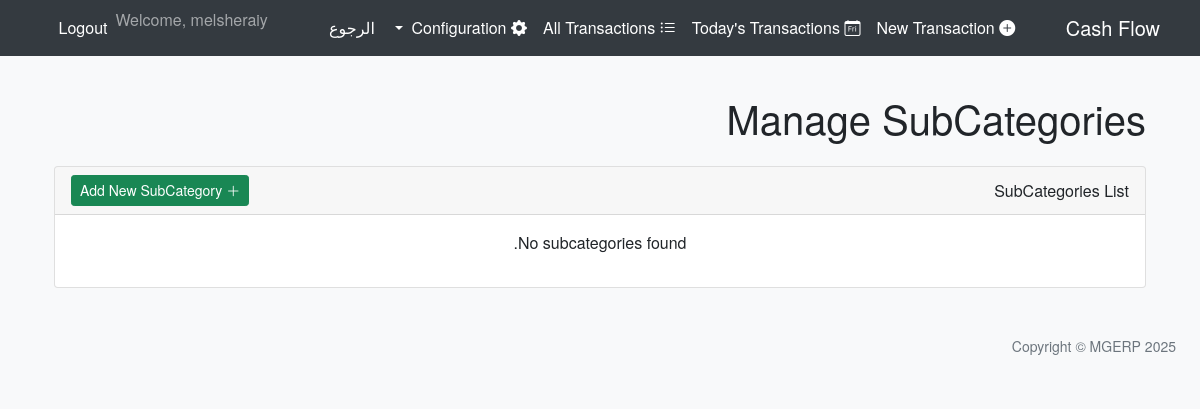
Before: /cashflow/config/subcategories/ (signed in) with the older database file.
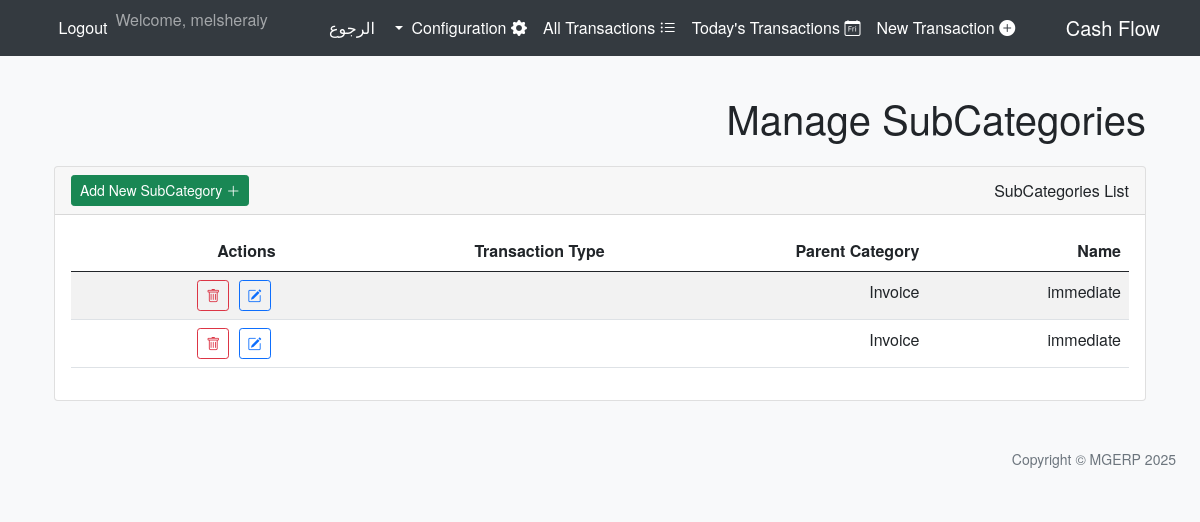
After: the same page with the newer database file.
### cashflow/models.py (models this page shows, shortened)
class SubCategory(models.Model):
    name = models.CharField(max_length=100, verbose_name=_("SubCategory Name"))
    category = models.ForeignKey(Category, on_delete=models.CASCADE, related_name='subcategories', verbose_name=_("Category"))
    class Meta:
        verbose_name = _("SubCategory")
        verbose_name_plural = _("SubCategories")
        unique_together = ('name', 'category')
        ordering = ['category', 'name']

class Category(models.Model):
    TRANSACTION_TYPE_INCOME = 'INCOME'
    TRANSACTION_TYPE_EXPENSE = 'EXPENSE'
    TYPE_CHOICES = [
        (TRANSACTION_TYPE_INCOME, _('Income')),
        (TRANSACTION_TYPE_EXPENSE, _('Expense')),
    ]
    name = models.CharField(max_length=100, verbose_name=_("Category Name"))
    type = models.CharField(
        max_length=10,
        choices=TYPE_CHOICES,
        verbose_name=_("Transaction Type"),
        null=True, # Allow null temporarily
        blank=True # Allow blank in forms temporarily if needed, though primarily for DB
    )
    class Meta:
        verbose_name = _("Category")
        verbose_name_plural = _("Categories")
        ordering = ['type', 'name']

### cashflow/views.py (the view)
# urls.py: path('config/subcategories/', views.SubCategoryListView.as_view(), name='subcategory_list'),
class SubCategoryListView(SuperuserRequiredMixin, ListView):
    model = SubCategory
    template_name = 'cashflow/config/subcategory_list.html'
    context_object_name = 'subcategories'
    paginate_by = 10
    def get_queryset(self):
        return SubCategory.objects.all().select_related('category').order_by('category__type', 'category__name', 'name')

### cashflow/views.py (called while the page is built)
    def test_func(self):
        return self.request.user.is_superuser

### cashflow/templates/cashflow/config/subcategory_list.html (shortened to what this page needs)
{% extends "cashflow/base_cashflow.html" %}
{% load i18n %}
{% block page_title %}{% trans "Manage SubCategories" %}{% endblock %}
{% block content %}
<div class="card">
    <div class="card-header d-flex justify-content-between align-items-center">
        <span>{% trans "SubCategories List" %}</span>
        <a href="{% url 'cashflow:subcategory_create' %}" class="btn btn-success btn-sm">
            <i class="bi bi-plus-lg"></i> {% trans "Add New SubCategory" %}
        </a>
    </div>
    <div class="card-body">
        {% if subcategories %}
            <div class="table-responsive">
                <table class="table table-striped table-hover">
                    <thead>
                        <tr>
                            <th>{% trans "Name" %}</th>
                            <th>{% trans "Parent Category" %}</th>
                            <th>{% trans "Transaction Type" %}</th>
                            <th>{% trans "Actions" %}</th>
                        </tr>
                    </thead>
                    <tbody>
                        {% for subcategory_item in subcategories %}
                        <tr>
                            <td>{{ subcategory_item.name }}</td>
                            <td>{{ subcategory_item.category.name }}</td>
                            <td>{{ subcategory_item.category.transaction_type.name }}</td>
                            <td class="action-buttons">
                                <a href="{% url 'cashflow:subcategory_update' subcategory_item.pk %}" class="btn btn-sm btn-outline-primary" title="{% trans 'Edit' %}"><i class="bi bi-pencil-square"></i></a>
                                <a href="{% url 'cashflow:subcategory_delete' subcategory_item.pk %}" class="btn btn-sm btn-outline-danger" title="{% trans 'Delete' %}"><i class="bi bi-trash"></i></a>
                            </td>
                        </tr>
                        {% endfor %}
                    </tbody>
                </table>
            </div>
        {% else %}
            <p class="text-center">{% trans "No subcategories found." %}</p>
        {% endif %}
    </div>
</div>
{% endblock %}

Changed rows visible on the page:
added SubCategory: name "immediate", category.name "Invoice"
added SubCategory: name "immediate", category.name "Invoice"
Other visible differences:
text no longer shown: "No subcategories found."
text now shown: "Name Parent Category Transaction Type Actions"
